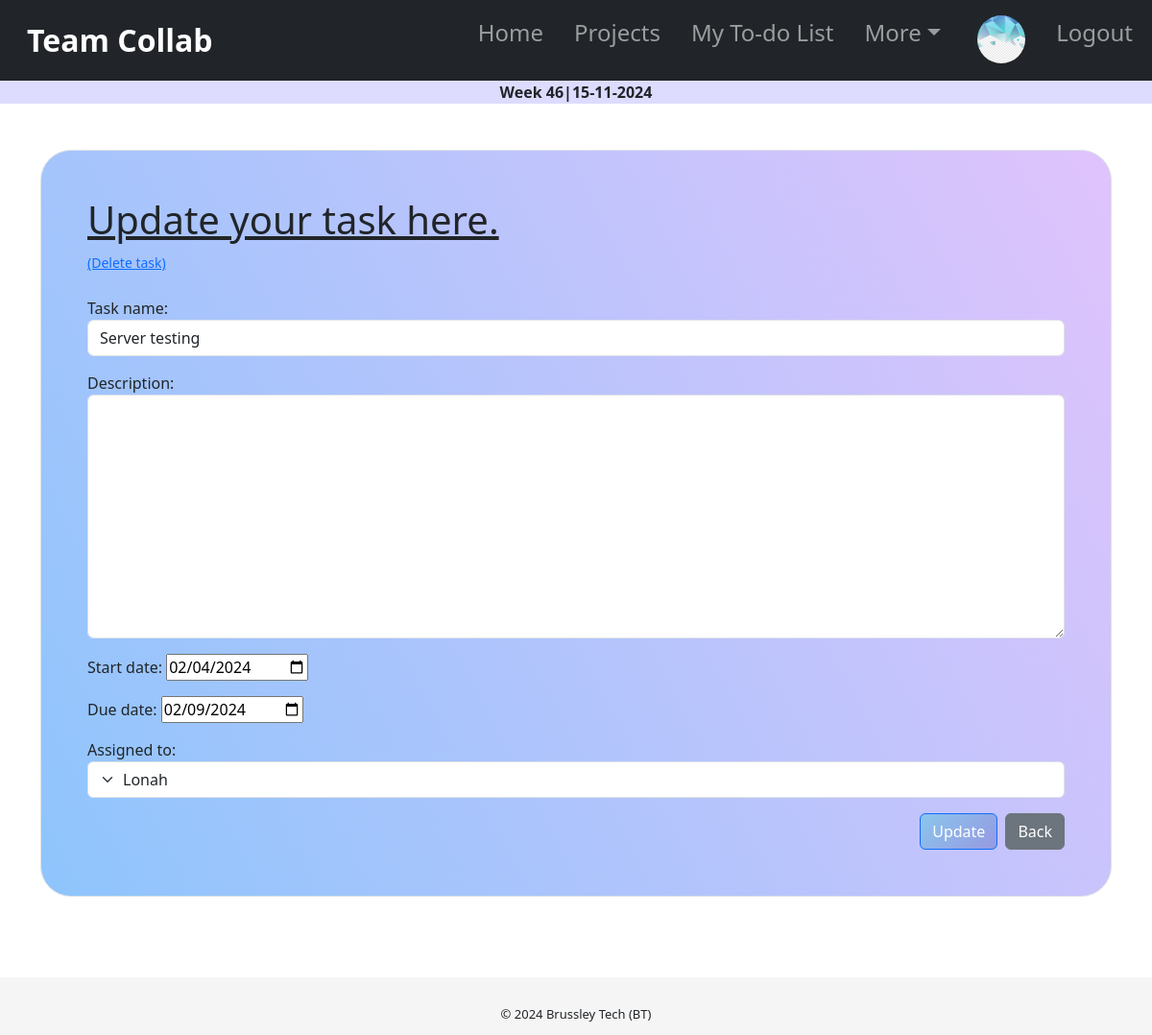
/task_view/9/ (signed in), run on an earlier commit of the app's database.
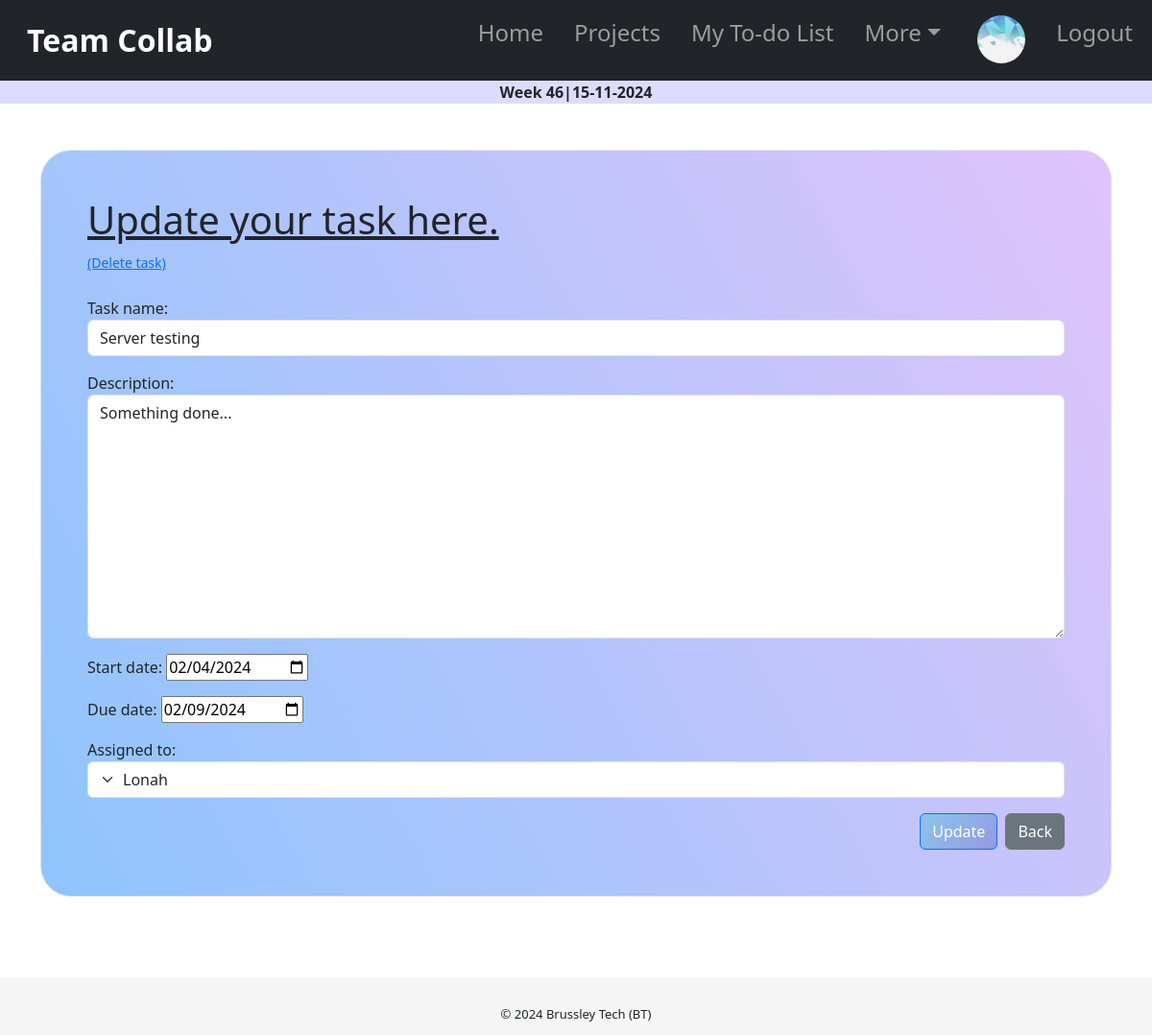
And on a later commit of the database.
### tasks/models.py (models this page shows, shortened)
class Task(models.Model):
    task_name = models.CharField(max_length=255, null=False)
    description = RichTextField(max_length=3000,null=True, blank=True)
    start_date = models.DateField( blank=True, null = True)
    due_date = models.DateField( blank=True, null = True)
    status = models.CharField(max_length=20, choices=TaskStatus.choices, default=TaskStatus.OPEN)
    project = models.ForeignKey(Project, on_delete=models.CASCADE, null=True, blank=True)
    assigned_to = models.ForeignKey(User, on_delete=models.CASCADE, null=True, blank=True, default=None)
    progress = models.IntegerField(default=0)

### tasks/views.py (the view, shortened to what this page needs)
# urls.py: path('task_view/<int:pk>/',TaskUpdate.as_view(), name='task_update'),
class TaskUpdate(UpdateView):
    model = Task
    form_class = TaskForm
    template_name = 'tasks/task_update.html'
    context_object_name = 'task'

### tasks/forms.py
class TaskForm(forms.ModelForm):
    class Meta:
        model = Task
        fields = ['task_name', 'description', 'start_date', 'due_date', 'assigned_to']
        widgets = {
            'task_name' : forms.TextInput(attrs={'class':'form-control'}),
            'description' : forms.Textarea(attrs={'class': 'form-control'}),
            'start_date': forms.DateInput(attrs={'type':'date'}),
            'due_date': forms.DateInput(attrs={'type':'date'}),
            'assigned_to' : forms.Select(choices=User,attrs={'class': 'form-select'}),
        }

### tasks/templates/tasks/task_update.html (shortened to what this page needs)
{% extends 'tasks/base.html' %}
{% block content %}
<div class="container">
    {% if user.is_authenticated %}
    <div class="container-c1 p-5 my-5 border">
        <h1><u>Update your task here.</u></h1>
        <small><a href="{% url 'task_delete' task.pk %}" class="">(Delete task)</a></small>
        <br>
        <br>
        <form action="" method="POST" enctype="multipart/form-data">
            {{form.as_p}}
            <div class="d-grid gap-2 d-md-flex justify-content-md-end">
                <button class="btn btn-primary" type="submit" >Update</button>
                <button class="btn btn-secondary" id="backButton">Back</button>
            </div>
        </form>
    </div>
{% else %}
    <p>You are not authorized to be in this page!!</p>
{% endif %}
</div>
{% endblock %}

What changed in the data, as far as the page shows it:
changed Task "Server testing": description (not shown) → "Something done..."
